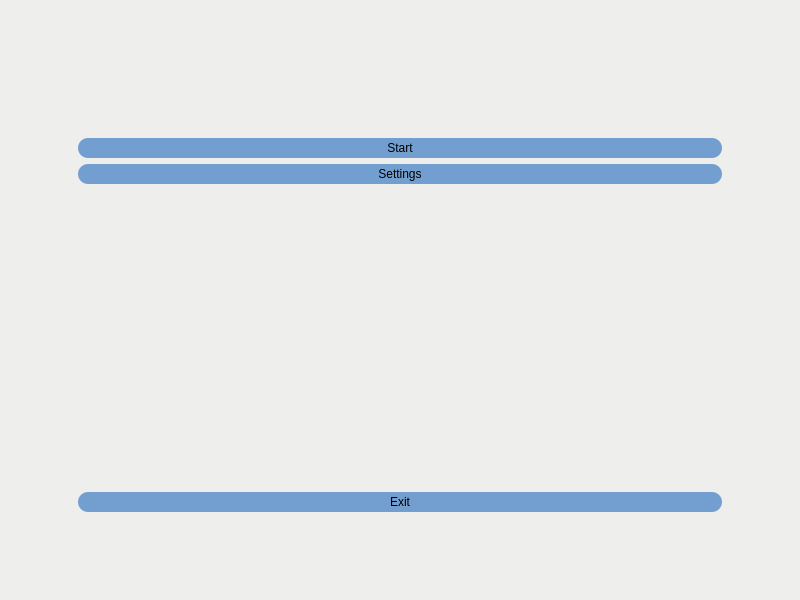
<?xml version="1.0" encoding="UTF-8"?>
<ui version="4.0">
 <class>MainWindow</class>
 <widget class="QMainWindow" name="MainWindow">
  <property name="geometry">
   <rect>
    <x>0</x>
    <y>0</y>
    <width>800</width>
    <height>600</height>
   </rect>
  </property>
  <property name="windowTitle">
   <string>MainWindow</string>
  </property>
  <widget class="QWidget" name="centralwidget">
   <property name="styleSheet">
    <string notr="true">background-color: rgb(238, 238, 236)</string>
   </property>
   <layout class="QVBoxLayout" name="verticalLayout">
    <item>
     <widget class="QStackedWidget" name="stackedWidget">
      <property name="styleSheet">
       <string notr="true"/>
      </property>
      <property name="currentIndex">
       <number>0</number>
      </property>
      <widget class="QWidget" name="page">
       <layout class="QVBoxLayout" name="verticalLayout_2">
        <item>
         <spacer name="verticalSpacer">
          <property name="orientation">
           <enum>Qt::Vertical</enum>
          </property>
          <property name="sizeType">
           <enum>QSizePolicy::Fixed</enum>
          </property>
          <property name="sizeHint" stdset="0">
           <size>
            <width>20</width>
            <height>120</height>
           </size>
          </property>
         </spacer>
        </item>
        <item>
         <layout class="QHBoxLayout" name="horizontalLayout">
          <item>
           <spacer name="horizontalSpacer">
            <property name="orientation">
             <enum>Qt::Horizontal</enum>
            </property>
            <property name="sizeType">
             <enum>QSizePolicy::Fixed</enum>
            </property>
            <property name="sizeHint" stdset="0">
             <size>
              <width>60</width>
              <height>20</height>
             </size>
            </property>
           </spacer>
          </item>
          <item>
           <widget class="QPushButton" name="start_b">
            <property name="sizePolicy">
             <sizepolicy hsizetype="Minimum" vsizetype="Minimum">
              <horstretch>0</horstretch>
              <verstretch>0</verstretch>
             </sizepolicy>
            </property>
            <property name="styleSheet">
             <string notr="true">QPushButton{
	background-color: rgb(114, 159, 207);
	border-radius: 10px;
	font: 30pt &quot;Ubuntu&quot;;
}
:hover
{
	background-color: rgb(52, 101, 164);
}</string>
            </property>
            <property name="text">
             <string>Start</string>
            </property>
           </widget>
          </item>
          <item>
           <spacer name="horizontalSpacer_2">
            <property name="orientation">
             <enum>Qt::Horizontal</enum>
            </property>
            <property name="sizeType">
             <enum>QSizePolicy::Fixed</enum>
            </property>
            <property name="sizeHint" stdset="0">
             <size>
              <width>60</width>
              <height>20</height>
             </size>
            </property>
           </spacer>
          </item>
         </layout>
        </item>
        <item>
         <layout class="QHBoxLayout" name="horizontalLayout_3">
          <item>
           <spacer name="horizontalSpacer_5">
            <property name="orientation">
             <enum>Qt::Horizontal</enum>
            </property>
            <property name="sizeType">
             <enum>QSizePolicy::Fixed</enum>
            </property>
            <property name="sizeHint" stdset="0">
             <size>
              <width>60</width>
              <height>20</height>
             </size>
            </property>
           </spacer>
          </item>
          <item>
           <widget class="QPushButton" name="settings_b">
            <property name="sizePolicy">
             <sizepolicy hsizetype="Minimum" vsizetype="Minimum">
              <horstretch>0</horstretch>
              <verstretch>0</verstretch>
             </sizepolicy>
            </property>
            <property name="styleSheet">
             <string notr="true">QPushButton{
	background-color: rgb(114, 159, 207);
	border-radius: 10px;
	font: 30pt &quot;Ubuntu&quot;;
}
:hover
{
	background-color: rgb(52, 101, 164);
}</string>
            </property>
            <property name="text">
             <string>Settings</string>
            </property>
           </widget>
          </item>
          <item>
           <spacer name="horizontalSpacer_6">
            <property name="orientation">
             <enum>Qt::Horizontal</enum>
            </property>
            <property name="sizeType">
             <enum>QSizePolicy::Fixed</enum>
            </property>
            <property name="sizeHint" stdset="0">
             <size>
              <width>60</width>
              <height>20</height>
             </size>
            </property>
           </spacer>
          </item>
         </layout>
        </item>
        <item>
         <spacer name="verticalSpacer_5">
          <property name="orientation">
           <enum>Qt::Vertical</enum>
          </property>
          <property name="sizeType">
           <enum>QSizePolicy::Expanding</enum>
          </property>
          <property name="sizeHint" stdset="0">
           <size>
            <width>20</width>
            <height>60</height>
           </size>
          </property>
         </spacer>
        </item>
        <item>
         <layout class="QHBoxLayout" name="horizontalLayout_2">
          <item>
           <spacer name="horizontalSpacer_4">
            <property name="orientation">
             <enum>Qt::Horizontal</enum>
            </property>
            <property name="sizeType">
             <enum>QSizePolicy::Fixed</enum>
            </property>
            <property name="sizeHint" stdset="0">
             <size>
              <width>60</width>
              <height>20</height>
             </size>
            </property>
           </spacer>
          </item>
          <item>
           <widget class="QPushButton" name="exit_b">
            <property name="sizePolicy">
             <sizepolicy hsizetype="Minimum" vsizetype="Minimum">
              <horstretch>0</horstretch>
              <verstretch>0</verstretch>
             </sizepolicy>
            </property>
            <property name="styleSheet">
             <string notr="true">QPushButton{
	background-color: rgb(114, 159, 207);
	border-radius: 10px;
	font: 30pt &quot;Ubuntu&quot;;
}
:hover
{
	background-color: rgb(52, 101, 164);
}</string>
            </property>
            <property name="text">
             <string>Exit</string>
            </property>
           </widget>
          </item>
          <item>
           <spacer name="horizontalSpacer_3">
            <property name="orientation">
             <enum>Qt::Horizontal</enum>
            </property>
            <property name="sizeType">
             <enum>QSizePolicy::Fixed</enum>
            </property>
            <property name="sizeHint" stdset="0">
             <size>
              <width>60</width>
              <height>20</height>
             </size>
            </property>
           </spacer>
          </item>
         </layout>
        </item>
        <item>
         <spacer name="verticalSpacer_2">
          <property name="orientation">
           <enum>Qt::Vertical</enum>
          </property>
          <property name="sizeType">
           <enum>QSizePolicy::Fixed</enum>
          </property>
          <property name="sizeHint" stdset="0">
           <size>
            <width>20</width>
            <height>70</height>
           </size>
          </property>
         </spacer>
        </item>
       </layout>
      </widget>
      <widget class="QWidget" name="page_2">
       <layout class="QVBoxLayout" name="verticalLayout_3">
        <item>
         <spacer name="verticalSpacer_3">
          <property name="orientation">
           <enum>Qt::Vertical</enum>
          </property>
          <property name="sizeHint" stdset="0">
           <size>
            <width>20</width>
            <height>40</height>
           </size>
          </property>
         </spacer>
        </item>
        <item>
         <layout class="QHBoxLayout" name="horizontalLayout_4">
          <item>
           <spacer name="horizontalSpacer_7">
            <property name="orientation">
             <enum>Qt::Horizontal</enum>
            </property>
            <property name="sizeType">
             <enum>QSizePolicy::Fixed</enum>
            </property>
            <property name="sizeHint" stdset="0">
             <size>
              <width>60</width>
              <height>20</height>
             </size>
            </property>
           </spacer>
          </item>
          <item>
           <widget class="QPushButton" name="easy_b">
            <property name="styleSheet">
             <string notr="true">QPushButton{
	background-color: rgb(114, 159, 207);
	border-radius: 10px;
	font: 30pt &quot;Ubuntu&quot;;
}

:hover
{
	background-color: rgb(52, 101, 164);
}</string>
            </property>
            <property name="text">
             <string>Easy</string>
            </property>
           </widget>
          </item>
          <item>
           <spacer name="horizontalSpacer_8">
            <property name="orientation">
             <enum>Qt::Horizontal</enum>
            </property>
            <property name="sizeType">
             <enum>QSizePolicy::Fixed</enum>
            </property>
            <property name="sizeHint" stdset="0">
             <size>
              <width>60</width>
              <height>20</height>
             </size>
            </property>
           </spacer>
          </item>
         </layout>
        </item>
        <item>
         <layout class="QHBoxLayout" name="horizontalLayout_5">
          <item>
           <spacer name="horizontalSpacer_9">
            <property name="orientation">
             <enum>Qt::Horizontal</enum>
            </property>
            <property name="sizeType">
             <enum>QSizePolicy::Fixed</enum>
            </property>
            <property name="sizeHint" stdset="0">
             <size>
              <width>60</width>
              <height>20</height>
             </size>
            </property>
           </spacer>
          </item>
          <item>
           <widget class="QPushButton" name="normal_b">
            <property name="styleSheet">
             <string notr="true">QPushButton{
	background-color: rgb(114, 159, 207);
	border-radius: 10px;
	font: 30pt &quot;Ubuntu&quot;;
}

:hover
{
	background-color: rgb(52, 101, 164);
}</string>
            </property>
            <property name="text">
             <string>Normal</string>
            </property>
           </widget>
          </item>
          <item>
           <spacer name="horizontalSpacer_10">
            <property name="orientation">
             <enum>Qt::Horizontal</enum>
            </property>
            <property name="sizeType">
             <enum>QSizePolicy::Fixed</enum>
            </property>
            <property name="sizeHint" stdset="0">
             <size>
              <width>60</width>
              <height>20</height>
             </size>
            </property>
           </spacer>
          </item>
         </layout>
        </item>
        <item>
         <layout class="QHBoxLayout" name="horizontalLayout_6">
          <item>
           <spacer name="horizontalSpacer_11">
            <property name="orientation">
             <enum>Qt::Horizontal</enum>
            </property>
            <property name="sizeType">
             <enum>QSizePolicy::Fixed</enum>
            </property>
            <property name="sizeHint" stdset="0">
             <size>
              <width>60</width>
              <height>20</height>
             </size>
            </property>
           </spacer>
          </item>
          <item>
           <widget class="QPushButton" name="hard_b">
            <property name="styleSheet">
             <string notr="true">QPushButton{
	background-color: rgb(114, 159, 207);
	border-radius: 10px;
	font: 30pt &quot;Ubuntu&quot;;
}

:hover
{
	background-color: rgb(52, 101, 164);
}</string>
            </property>
            <property name="text">
             <string>Hard</string>
            </property>
           </widget>
          </item>
          <item>
           <spacer name="horizontalSpacer_12">
            <property name="orientation">
             <enum>Qt::Horizontal</enum>
            </property>
            <property name="sizeType">
             <enum>QSizePolicy::Fixed</enum>
            </property>
            <property name="sizeHint" stdset="0">
             <size>
              <width>60</width>
              <height>20</height>
             </size>
            </property>
           </spacer>
          </item>
         </layout>
        </item>
        <item>
         <layout class="QHBoxLayout" name="horizontalLayout_9">
          <item>
           <spacer name="horizontalSpacer_17">
            <property name="orientation">
             <enum>Qt::Horizontal</enum>
            </property>
            <property name="sizeType">
             <enum>QSizePolicy::Fixed</enum>
            </property>
            <property name="sizeHint" stdset="0">
             <size>
              <width>60</width>
              <height>20</height>
             </size>
            </property>
           </spacer>
          </item>
          <item>
           <widget class="QPushButton" name="insane_b">
            <property name="styleSheet">
             <string notr="true">QPushButton{
	background-color: rgb(114, 159, 207);
	border-radius: 10px;
	font: 30pt &quot;Ubuntu&quot;;
}

:hover
{
	background-color: rgb(52, 101, 164);
}</string>
            </property>
            <property name="text">
             <string>Insane</string>
            </property>
           </widget>
          </item>
          <item>
           <spacer name="horizontalSpacer_18">
            <property name="orientation">
             <enum>Qt::Horizontal</enum>
            </property>
            <property name="sizeType">
             <enum>QSizePolicy::Fixed</enum>
            </property>
            <property name="sizeHint" stdset="0">
             <size>
              <width>60</width>
              <height>20</height>
             </size>
            </property>
           </spacer>
          </item>
         </layout>
        </item>
        <item>
         <layout class="QHBoxLayout" name="horizontalLayout_7">
          <item>
           <spacer name="horizontalSpacer_13">
            <property name="orientation">
             <enum>Qt::Horizontal</enum>
            </property>
            <property name="sizeType">
             <enum>QSizePolicy::Fixed</enum>
            </property>
            <property name="sizeHint" stdset="0">
             <size>
              <width>60</width>
              <height>20</height>
             </size>
            </property>
           </spacer>
          </item>
          <item>
           <widget class="QPushButton" name="extream_b">
            <property name="styleSheet">
             <string notr="true">QPushButton{
	background-color: rgb(114, 159, 207);
	border-radius: 10px;
	font: 30pt &quot;Ubuntu&quot;;
}

:hover
{
	background-color: rgb(52, 101, 164);
}</string>
            </property>
            <property name="text">
             <string>Extream</string>
            </property>
           </widget>
          </item>
          <item>
           <spacer name="horizontalSpacer_14">
            <property name="orientation">
             <enum>Qt::Horizontal</enum>
            </property>
            <property name="sizeType">
             <enum>QSizePolicy::Fixed</enum>
            </property>
            <property name="sizeHint" stdset="0">
             <size>
              <width>60</width>
              <height>20</height>
             </size>
            </property>
           </spacer>
          </item>
         </layout>
        </item>
        <item>
         <spacer name="verticalSpacer_6">
          <property name="orientation">
           <enum>Qt::Vertical</enum>
          </property>
          <property name="sizeHint" stdset="0">
           <size>
            <width>20</width>
            <height>40</height>
           </size>
          </property>
         </spacer>
        </item>
        <item>
         <layout class="QHBoxLayout" name="horizontalLayout_8">
          <item>
           <spacer name="horizontalSpacer_15">
            <property name="orientation">
             <enum>Qt::Horizontal</enum>
            </property>
            <property name="sizeType">
             <enum>QSizePolicy::Fixed</enum>
            </property>
            <property name="sizeHint" stdset="0">
             <size>
              <width>60</width>
              <height>20</height>
             </size>
            </property>
           </spacer>
          </item>
          <item>
           <widget class="QPushButton" name="back_b">
            <property name="styleSheet">
             <string notr="true">QPushButton{
	background-color: rgb(114, 159, 207);
	border-radius: 10px;
	font: 30pt &quot;Ubuntu&quot;;
}

:hover
{
	background-color: rgb(52, 101, 164);
}</string>
            </property>
            <property name="text">
             <string>Back</string>
            </property>
           </widget>
          </item>
          <item>
           <spacer name="horizontalSpacer_16">
            <property name="orientation">
             <enum>Qt::Horizontal</enum>
            </property>
            <property name="sizeType">
             <enum>QSizePolicy::Fixed</enum>
            </property>
            <property name="sizeHint" stdset="0">
             <size>
              <width>60</width>
              <height>20</height>
             </size>
            </property>
           </spacer>
          </item>
         </layout>
        </item>
        <item>
         <spacer name="verticalSpacer_4">
          <property name="orientation">
           <enum>Qt::Vertical</enum>
          </property>
          <property name="sizeHint" stdset="0">
           <size>
            <width>20</width>
            <height>30</height>
           </size>
          </property>
         </spacer>
        </item>
       </layout>
      </widget>
     </widget>
    </item>
   </layout>
  </widget>
 </widget>
 <resources/>
 <connections/>
</ui>
